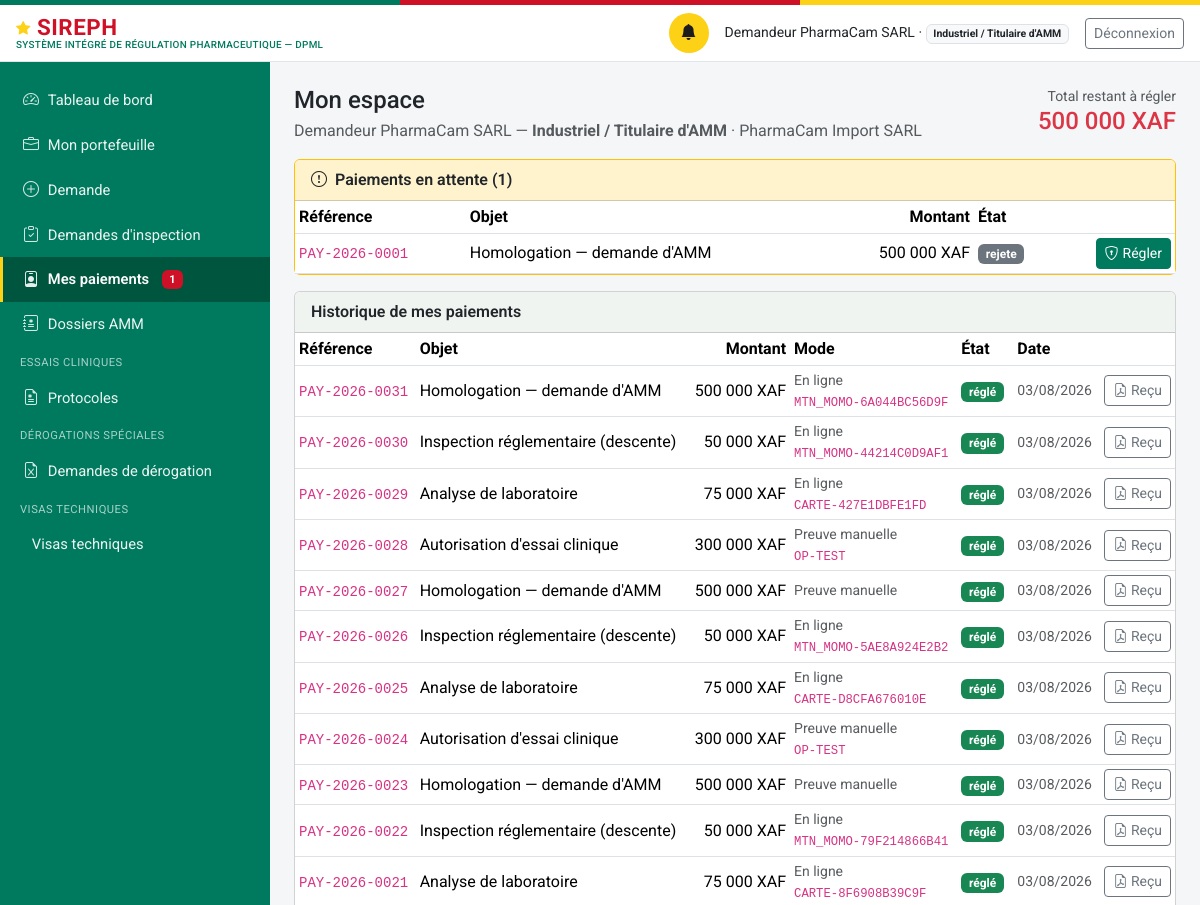
The app's page /mon-espace (signed in, upper part), older data.
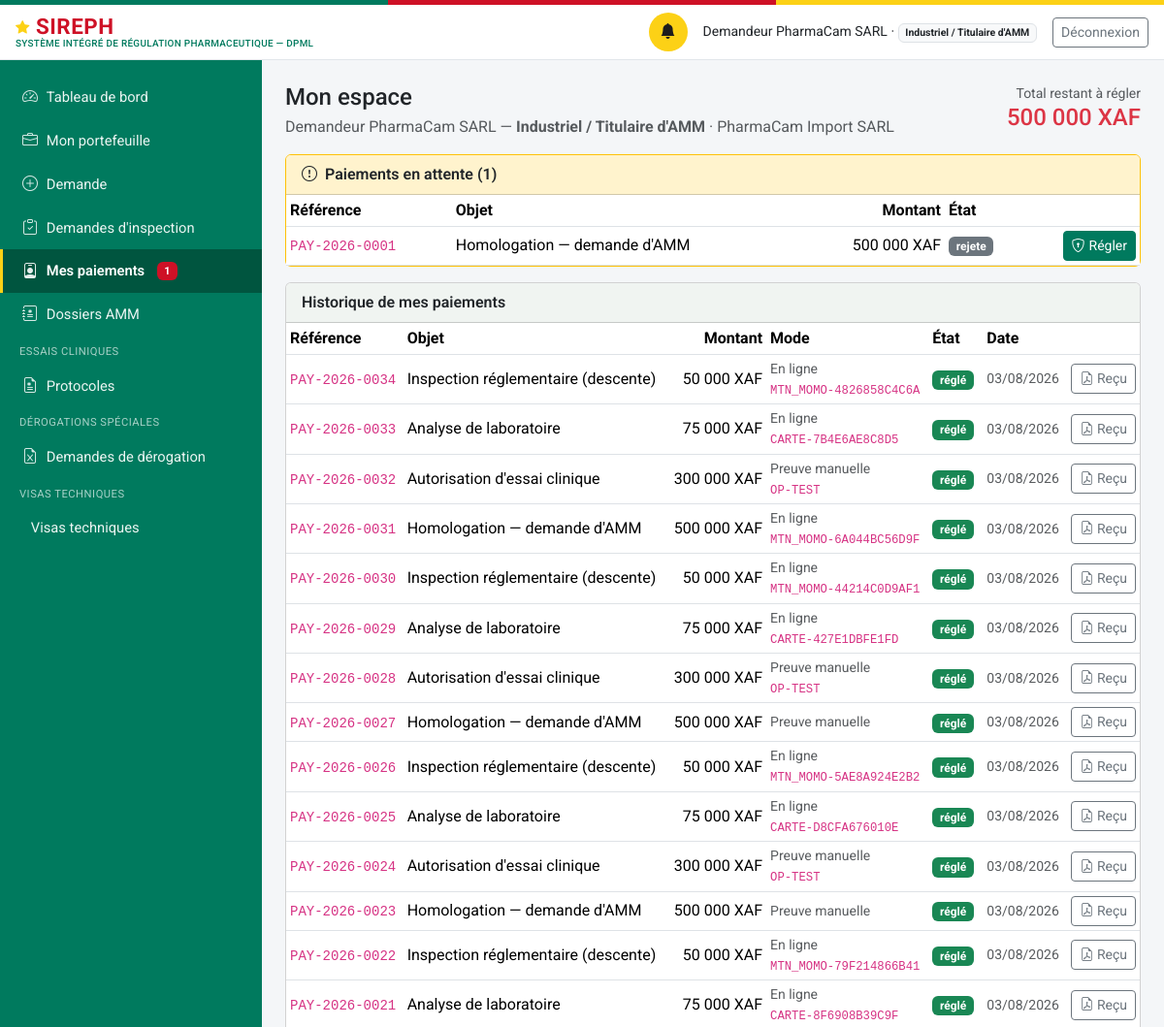
The same page, newer data.
### models.py (models this page shows, shortened)
class Paiement(db.Model):
    id = db.Column(db.Integer, primary_key=True)
    numero = db.Column(db.String(30), unique=True, nullable=False)  # PAY-{annee}-{seq4}
    entite_type = db.Column(db.String(60), nullable=False, index=True)
    entite_id = db.Column(db.Integer, nullable=False, index=True)
    montant = db.Column(db.Integer, nullable=False)  # en XAF (entier, pas de sous-unité)
    devise = db.Column(db.String(5), nullable=False, default="XAF")
    statut = db.Column(db.String(20), nullable=False, default="en_attente")
    piece_jointe_id = db.Column(db.Integer, db.ForeignKey("piece_jointe.id"), nullable=True)
    motif_rejet = db.Column(db.Text, nullable=True)
    date_creation = db.Column(db.DateTime, default=datetime.utcnow)
    date_confirmation = db.Column(db.DateTime, nullable=True)
    confirme_par_id = db.Column(db.Integer, db.ForeignKey("personne.id"), nullable=True)
    mode = db.Column(db.String(20), nullable=False, default="preuve_manuelle")
    fournisseur = db.Column(db.String(30), nullable=True)   # mtn_momo | orange_money | carte
    reference_marchande = db.Column(db.String(64), unique=True, nullable=True)  # clé d'idempotence
    reference_transaction = db.Column(db.String(80), nullable=True)   # identifiant prestataire
    date_initiation = db.Column(db.DateTime, nullable=True)
    date_expiration = db.Column(db.DateTime, nullable=True)
    signature_notification = db.Column(db.String(120), nullable=True)  # HMAC vérifié du callback
    detail_echec = db.Column(db.Text, nullable=True)
    piece_jointe = db.relationship("PieceJointe", foreign_keys=[piece_jointe_id])
    confirme_par = db.relationship("Personne", foreign_keys=[confirme_par_id])

### routes_profils.py (the view)
@bp.route("/mon-espace")
@login_required
def mon_espace():
    u = current_user()
    if not u.est_externe:
        return redirect(url_for("dashboard"))
    paiements = svc_paiement.paiements_du_redevable(u)
    a_regler = [p for p in paiements if p.statut in ("en_attente", "initie", "rejete",
                                                     "echoue", "expire")]
    total_du = sum(p.montant for p in a_regler)
    return render_template(
        "profils/mon_espace.html", u=u, paiements=paiements, a_regler=a_regler,
        total_du=total_du, libelle_objet=svc_paiement.LIBELLE_OBJET,
        profils=ROLES_EXTERNES)

### auth.py (called while the page is built)
def current_user():
    uid = session.get("user_id")
    if not uid:
        return None
    return db.session.get(Personne, uid)

def login_required(view):
    @wraps(view)
    def wrapped(*a, **kw):
        if not current_user():
            return redirect(url_for("login", next=request.path))
        return view(*a, **kw)
    return wrapped

### models.py (called while the page is built)
    @property
    def role_label(self):
        from permissions import ROLES
        return ROLES.get(self.role_systeme, self.role_systeme)

    @property
    def niveau(self):
        from permissions import niveau
        return niveau(self)

    @property
    def est_externe(self):
        from permissions import est_externe
        return est_externe(self.role_systeme)

### paiements.py (called while the page is built)
def _representant_etablissement(etablissement_id):
    return (Personne.query
            .filter(Personne.etablissement_rattachement_id == etablissement_id,
                    Personne.role_systeme.in_(_PROFILS_REPRESENTANTS),
                    Personne.statut_compte == "actif")
            .first())

### permissions.py (called while the page is built)
def est_externe(role):
    return role in ROLES_EXTERNES

### templates/profils/mon_espace.html (shortened to what this page needs)
{% extends "base.html" %}
{% block content %}
<div class="d-flex justify-content-between align-items-start flex-wrap gap-2 mb-3">
  <div>
    <h1 class="h4 mb-1">Mon espace</h1>
    <p class="text-muted mb-0">
      {{ u.nom_complet }} — <strong>{{ u.role_label }}</strong>
      {% if u.etablissement %} · {{ u.etablissement.raison_sociale }}{% endif %}
    </p>
  </div>
  {% if total_du %}
  <div class="text-end">
    <div class="text-muted small">Total restant à régler</div>
    <div class="h4 mb-0 text-danger">
      {{ "{:,}".format(total_du).replace(',', ' ') }} XAF</div>
  </div>
  {% endif %}
</div>
{% if a_regler %}
<div class="card mb-3 border-warning">
  <div class="card-header bg-warning-subtle">
    <i class="bi bi-exclamation-circle me-1"></i>
    Paiements en attente ({{ a_regler|length }})
  </div>
  <div class="table-responsive">
    <table class="table table-sm mb-0 align-middle">
      <thead><tr>
        <th>Référence</th><th>Objet</th><th class="text-end">Montant</th>
        <th>État</th><th></th>
      </tr></thead>
      <tbody>
      {% for p in a_regler %}
        <tr>
          <td><code>{{ p.numero }}</code></td>
          <td>{{ libelle_objet.get(p.entite_type, p.entite_type) }}</td>
          <td class="text-end">{{ "{:,}".format(p.montant).replace(',', ' ') }} {{ p.devise }}</td>
          <td><span class="badge bg-secondary">{{ p.statut }}</span></td>
          <td class="text-end">
            <a class="btn btn-sm btn-primary"
               href="{{ url_for('paiement.payer', paiement_id=p.id) }}">
              <i class="bi bi-shield-lock me-1"></i>Régler</a>
          </td>
        </tr>
      {% endfor %}
      </tbody>
    </table>
  </div>
</div>
{% endif %}
<div class="card">
  <div class="card-header">Historique de mes paiements</div>
  {% if paiements %}
  <div class="table-responsive">
    <table class="table table-sm mb-0 align-middle">
      <thead><tr>
        <th>Référence</th><th>Objet</th><th class="text-end">Montant</th>
        <th>Mode</th><th>État</th><th>Date</th><th></th>
      </tr></thead>
      <tbody>
      {% for p in paiements %}
        <tr>
          <td><code>{{ p.numero }}</code></td>
          <td>{{ libelle_objet.get(p.entite_type, p.entite_type) }}</td>
          <td class="text-end">{{ "{:,}".format(p.montant).replace(',', ' ') }} {{ p.devise }}</td>
          <td class="small text-muted">
            {{ 'En ligne' if p.mode == 'en_ligne' else 'Preuve manuelle' }}
            {%- if p.reference_transaction %}<br><code class="small">{{ p.reference_transaction }}</code>{% endif %}
          </td>
          <td>
            {% if p.statut == 'confirme' %}
              <span class="badge bg-success">réglé</span>
            {% elif p.statut in ('echoue', 'rejete', 'expire') %}
              <span class="badge bg-danger">{{ p.statut }}</span>
            {% else %}
              <span class="badge bg-secondary">{{ p.statut }}</span>
            {% endif %}
          </td>
          <td class="small text-muted">
            {{ (p.date_confirmation or p.date_creation).strftime('%d/%m/%Y') }}</td>
          <td class="text-end">
            {% if p.statut == 'confirme' %}
            <a class="btn btn-sm btn-outline-secondary"
               href="{{ url_for('paiement.recu', paiement_id=p.id) }}"
               title="Télécharger le reçu">
              <i class="bi bi-file-earmark-pdf"></i> Reçu</a>
            {% endif %}
          </td>
        </tr>
      {% endfor %}
      </tbody>
    </table>
  </div>
  {% else %}
  <div class="card-body text-muted">Aucun paiement à ce jour.</div>
  {% endif %}
</div>
{% endblock %}

Row changes from the older to the newer data that the page shows:
added Paiement: numero "PAY-2026-0034", get "Inspection réglementaire (descente)", montant "50 000", devise "XAF", mode "En ligne", reference_transaction "MTN_MOMO-4826858C4C6A", statut "réglé", date_confirmation "03/08/2026"
added Paiement: numero "PAY-2026-0033", get "Analyse de laboratoire", montant "75 000", devise "XAF", mode "En ligne", reference_transaction "CARTE-7B4E6AE8C8D5", statut "réglé", date_confirmation "03/08/2026"
added Paiement: numero "PAY-2026-0032", get "Autorisation d'essai clinique", montant "300 000", devise "XAF", mode "Preuve manuelle", reference_transaction "OP-TEST", statut "réglé", date_confirmation "03/08/2026"
